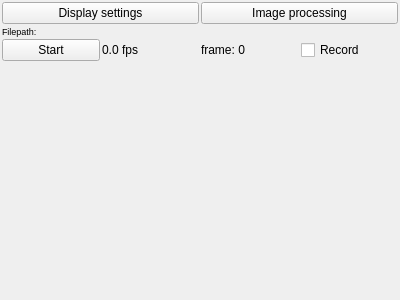
<?xml version="1.0" encoding="UTF-8"?>
<ui version="4.0">
 <class>CamWidget</class>
 <widget class="QWidget" name="CamWidget">
  <property name="geometry">
   <rect>
    <x>0</x>
    <y>0</y>
    <width>400</width>
    <height>300</height>
   </rect>
  </property>
  <property name="windowTitle">
   <string>Form</string>
  </property>
  <layout class="QVBoxLayout" name="verticalLayout_2">
   <property name="spacing">
    <number>2</number>
   </property>
   <property name="leftMargin">
    <number>2</number>
   </property>
   <property name="topMargin">
    <number>2</number>
   </property>
   <property name="rightMargin">
    <number>2</number>
   </property>
   <property name="bottomMargin">
    <number>2</number>
   </property>
   <item>
    <layout class="QHBoxLayout" name="topButtonLayout">
     <item>
      <widget class="QPushButton" name="display_settings_pushButton">
       <property name="text">
        <string>Display settings</string>
       </property>
      </widget>
     </item>
     <item>
      <widget class="QPushButton" name="image_processing_pushButton">
       <property name="text">
        <string>Image processing</string>
       </property>
      </widget>
     </item>
    </layout>
   </item>
   <item>
    <widget class="QLabel" name="save_location_label">
     <property name="font">
      <font>
       <pointsize>7</pointsize>
      </font>
     </property>
     <property name="text">
      <string>Filepath: </string>
     </property>
    </widget>
   </item>
   <item>
    <layout class="QHBoxLayout" name="controlLayout">
     <item>
      <widget class="QPushButton" name="start_stop_pushButton">
       <property name="text">
        <string>Start</string>
       </property>
       <property name="checkable">
        <bool>true</bool>
       </property>
      </widget>
     </item>
     <item>
      <widget class="QLabel" name="fps_label">
       <property name="text">
        <string>0.0 fps</string>
       </property>
      </widget>
     </item>
     <item>
      <widget class="QLabel" name="frame_nr_label">
       <property name="text">
        <string>frame: 0</string>
       </property>
      </widget>
     </item>
     <item>
      <widget class="QCheckBox" name="record_checkBox">
       <property name="text">
        <string>Record</string>
       </property>
      </widget>
     </item>
    </layout>
   </item>
   <item>
    <widget class="QLabel" name="img_label">
     <property name="text">
      <string/>
     </property>
     <property name="sizePolicy">
      <sizepolicy hsizetype="Expanding" vsizetype="Expanding">
       <horstretch>0</horstretch>
       <verstretch>0</verstretch>
      </sizepolicy>
     </property>
    </widget>
   </item>
  </layout>
 </widget>
 <resources/>
 <connections/>
</ui>
